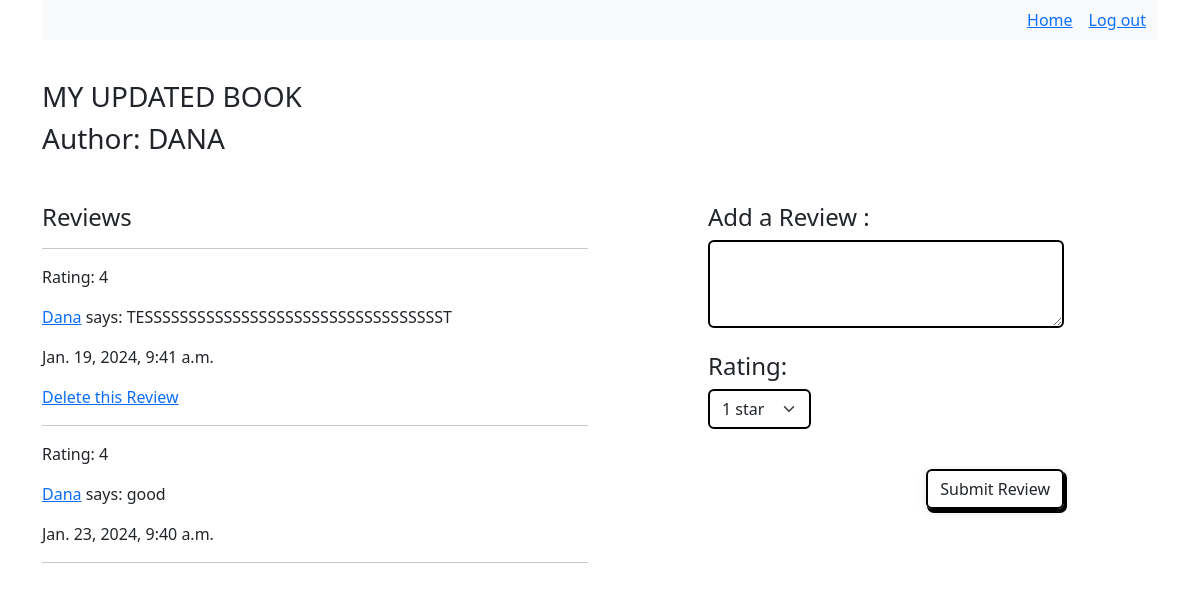
/books/1 (signed in), run on the app's committed database.
### app1/models.py (models this page shows, shortened)
class Books(models.Model):
    author = models.ForeignKey(Authors, on_delete=models.CASCADE)
    title= models.CharField(max_length=255)
    created_at = models.DateTimeField(auto_now=True)
    updated_at = models.DateTimeField(auto_now_add=True)
    objects = BooksManger()

class Authors(models.Model):
    name = models.CharField(max_length=125)

class Reviews(models.Model):
    user = models.ForeignKey(Users, on_delete=models.CASCADE)
    book = models.ForeignKey(Books, on_delete=models.CASCADE)
    review=models.TextField()
    stars = models.IntegerField()
    created_at = models.DateTimeField(auto_now=True)

class Users(models.Model):
    first_name = models.CharField(max_length=255)
    last_name = models.CharField(max_length=255)
    email= models.EmailField(unique=True)
    password = models.CharField(max_length=128)
    created_at = models.DateTimeField(auto_now=True)
    updated_at = models.DateTimeField(auto_now_add=True)
    objects = UsersManger()

### app1/views.py (the view)
# urls.py: path('books/<int:pk>', views.books_num, name='books_num'),
def books_num(request, pk):
    book = Books.objects.get(id=pk)
    reviews_for_book = Reviews.objects.filter(book=book)
    user_id = request.session.get('user_id')
    current_user = Users.objects.get(id=user_id)
    context = {
        'book': book,
        'reviews': reviews_for_book,
        'user' : current_user
    }
    return render(request,"books_num.html", context)

### app1/templates/books_num.html (shortened to what this page needs)
{% load static %}
<!DOCTYPE html>
<html lang="en">
  <head>
    <link rel="stylesheet" href="{% static 'bootstrap.min.css' %}" />
    <link rel="stylesheet" href="../static/button.css">
    <link rel="stylesheet" href="https://cdnjs.cloudflare.com/ajax/libs/font-awesome/6.5.1/css/all.min.css">
</head>
<body>
<div class="container text-left mt-6">
 <nav class="navbar navbar-expand-lg bg-body-tertiary">
     <div class="container-fluid">
         <div class="collapse navbar-collapse" id="navbarSupportedContent">
             <ul style="list-style: none;" class="ms-auto d-flex gap-3 m-0">
                                     <li class="nav-item ">
                                         <a style="text-decoration: underline;" class="nav-link active text-primary " aria-current="page"href="{% url 'app1:books_home'%}">Home </a>
                                     </li>
                                     <li class="nav-item ">
                                         <a style="text-decoration: underline;" class=" nav-link active text-primary" aria-current="page"  href="{% url 'app1:logout' %}">Log out</a>
                                     </li>
             </ul>
       </div>
     </div>
   </nav>
   <br>
    <h3 class="pt-3">{{book.title}}</h3>
    <h3>Author: {{book.author.name}}</h3>
    <div class="row mt-5">
        <div class="col-6  me-5">
    <h4>Reviews</h4>
    <hr>
    {% for r in reviews %}
        <p>Rating: {{r.stars}}</p>
        <p><a href="{% url 'app1:users_num' pk=r.user.id %}">{{r.user.first_name}}</a>   says: {{r.review}}</p>
        <p>{{r.created_at}}</p>
        {% if user == r.user %}
            <a style="text-decoration: underline;" class="text-primary" href="{% url 'app1:delete_review' pk=r.id %}">Delete this Review</a>
        {% endif %}
        <hr>
    {% endfor %}
    </div>
   <div class="col-4 ms-5">
<h4>Add a Review :</h4>
<form action="{% url 'app1:add_review' %}" method="POST">
    <div class="form-group">
        <textarea class="form-control border-2 border-black" name="review" id="exampleFormControlTextarea1" rows="3"></textarea>
      </div>
<br>
    <h4>Rating: </h4>
    <select class="form-select border-2 border-black" aria-label="Default select example" style="width: max-content;" name="stars">
        <option value="1">1 star</option>
    </select>
        <br>
      <div class="submit-btn d-flex justify-content-end">
          <button style="width: fit-content;
      box-shadow: 2px 3px 0px 1px rgba(0, 0, 0, 1)
      , 0 2px 10px 0 rgba(0, 0, 0, 0.12);
      border: 2px solid black;" type="submit" class="btn btn-outline-dark btn-shadow mt-3"> Submit Review</button>
      </div>
</form>
</div>
</div>
</div>
</body>
</html>

### app1/static/button.css (style rules this page uses)
.btn-shadow { box-shadow: 2px 3px 0px 1px rgba(0, 0, 0, 1), 0 2px 10px 0 rgba(0, 0, 0, 0.12); border: 2px solid black; }

### data on the page
Books: title "MY UPDATED BOOK", author.name "DANA"
Reviews: stars "4", user.first_name "Dana", review "TESSSSSSSSSSSSSSSSSSSSSSSSSSSSSSSSSST", created_at "Jan. 19, 2024, 9:41 a.m.", shows "Delete this Review"
Reviews: stars "4", user.first_name "Dana", review "good", created_at "Jan. 23, 2024, 9:40 a.m."
